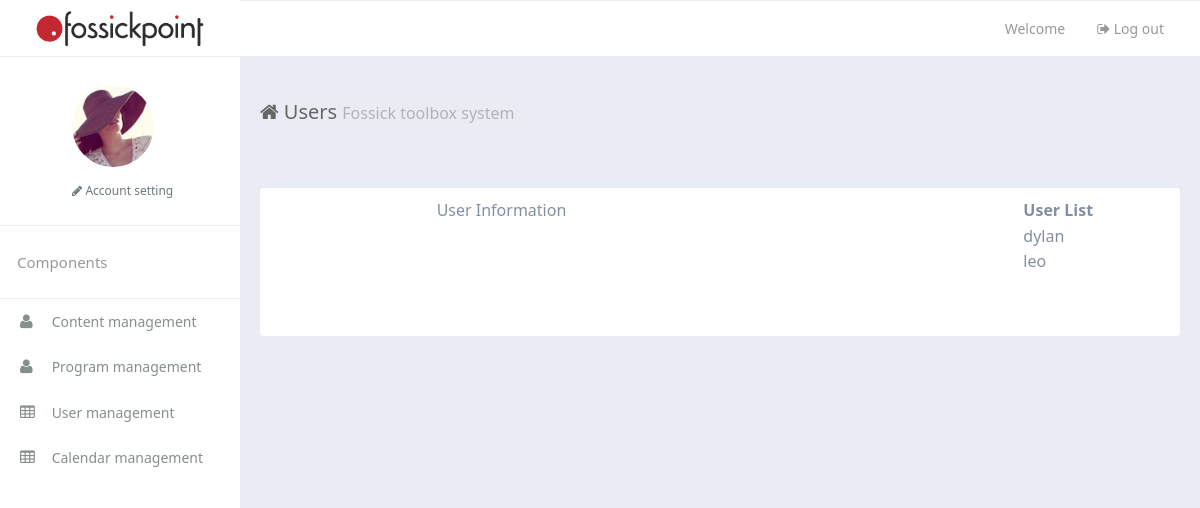
Before: /toolbox/user/ with the older database file.
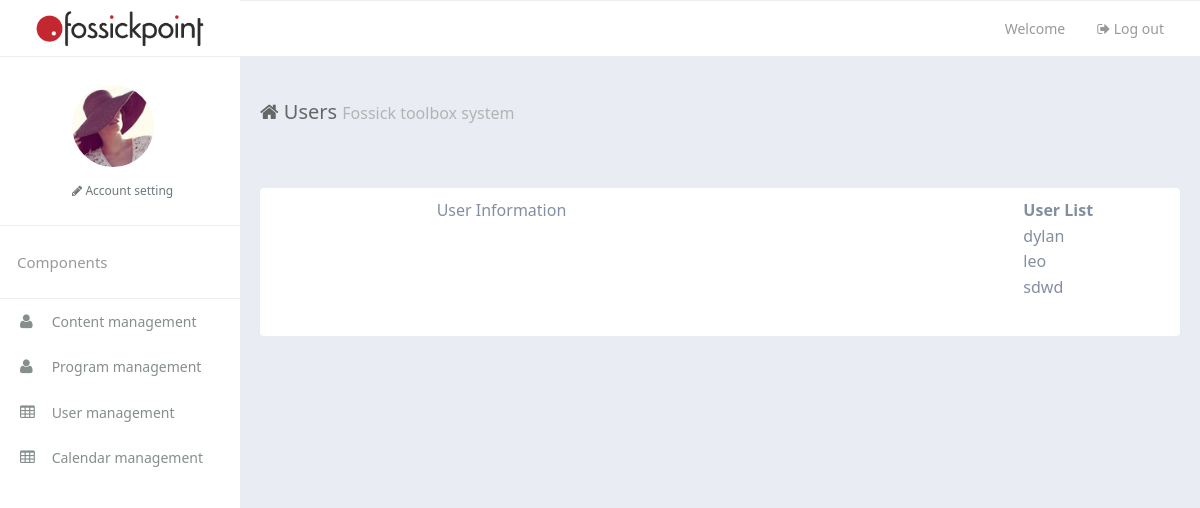
After: the same page with the newer database file.
### toolbox/models.py (models this page shows, shortened)
class User(models.Model):
    userName = models.CharField(max_length=30)
    userPassword = models.CharField(max_length=30)
    userType = models.IntegerField(default=1)  #0: admin 1:user

### toolbox/views.py (the view)
def user(request):
    studentList = User.objects.filter(userType=1)
    return render(request,"toolbox/user.html",{'studentList':studentList})

### toolbox/templates/toolbox/user.html (shortened to what this page needs)
{% extends 'toolbox/_base.html' %}
{% load static %}
{% block title %}
    Users
{% endblock %}
{% block main %}
            <div class="row-content am-cf">
                        <div class="widget am-cf">
            <div class="am-u-sm-12 am-u-md-12 am-u-lg-8 am-u-lg-offset-2" >
            User Information
        </div>
                                <div class="am-u-sm-12 am-u-md-12 am-u-lg-2" >
        <table >
            <tr>
              <th class=".am-primary">
                    User List
            </th>
            </tr>
            {% if studentList %}
                {% for student in studentList %}
            <tr><td>{{student.userName}}</td></tr>
                {% endfor %}
            {% endif %}
        </table>
                </div>
</div>
            </div>
{% endblock %}

Changed rows visible on the page:
added User: userName "sdwd"
